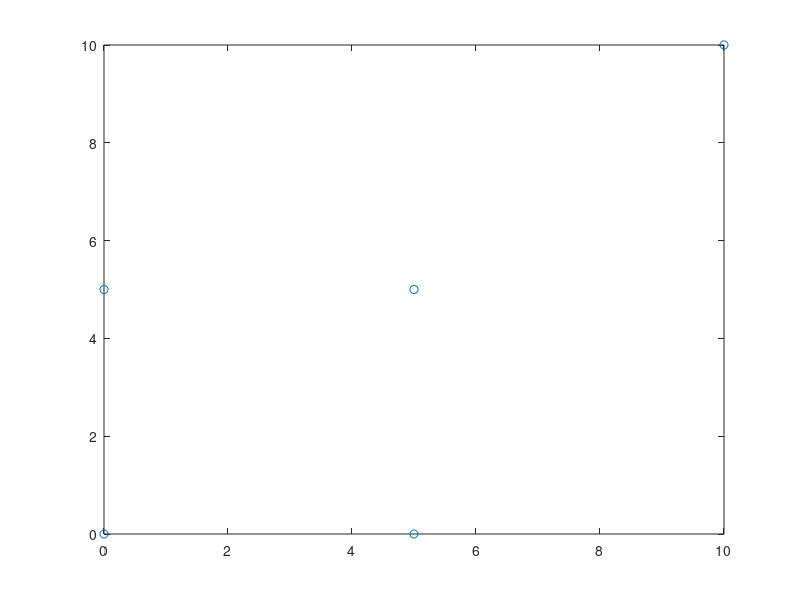

Write MATLAB code to recreate this figure. (Note: this script raises an error after producing the figure.)
% Parameters
clear 
close all
addpath(genpath(pwd))

n_objs = 5; % number of objects
source_loc = [-3;0]; % location of test source
source_loc = [2.5;2.5];
zk = 6;  % our k (wave number)
nu = 1/3; % Poisson ratio
cparams = [];
cparams.maxchunklen = 4 / zk; % max chunk size

s = 5; % spacing
box_size = s*ceil(sqrt(n_objs))-s;
[xs, ys] = meshgrid(0:s:box_size,0:s:box_size);
centers = [xs(:) ys(:)];
centers = centers + 0.*(rand(size(centers))-0.5);
temp = [centers, abs(centers(:,1) - centers(:,2))];
temp = sortrows(temp, 3);
centers = temp(1:n_objs,1:2);
plot(centers(:,1),centers(:,2),'o');

% Generating chnkr objects

npxy = 200;
pxyr = 2;
pxypts1 = pxyr*[cos(2*pi*(0:(npxy-1))/npxy);sin(2*pi*(0:(npxy-1))/npxy)];
pxypts2 = (1.2)*pxyr*[cos(2*pi*(0:(npxy-1))/npxy);sin(2*pi*(0:(npxy-1))/npxy)];
pxypts = [pxypts1,pxypts2];

coefs = [nu; 0];
opts = [];
opts.sing = 'log';
fkern =  @(s,t) chnk.flex2d.kern(zk, s, t, 'free plate first part', coefs);                          % build the desired kernel
fkern1 = @(s,t) chnk.flex2d.kern(zk, s, t, 'free plate hilbert subtract', coefs);                   % hilbert subtraction kernels in K11
fkern2 = @(s,t) chnk.flex2d.kern(zk, s, t, 'free plate coupled hilbert', coefs);                    % first part K21 coupled with hilbert transforms

hilbert = @(s,t) chnk.lap2d.kern(s, t, 'hilb');
double = @(s,t) chnk.lap2d.kern(s,t, 'd');

fkern3 = @(s,t) chnk.flex2d.kern(zk, s, t, 'free plate K21 first part', coefs);             % singularity subtration kernel in K21 (including swapping its Asmyptotics expansions)
fkern4 = @(s,t) chnk.flex2d.kern(zk, s, t, 'free plate K21 second part', coefs);            % kernels in K21 needs to multiply by curvature
fkern5 = @(s,t) chnk.flex2d.kern(zk, s, t, 'free plate K21 hilbert part', coefs);           % kernels in K21 coupled with hilbert transforms and needs to multiply by curvature
fkern6 = @(s,t) chnk.flex2d.kern(zk, s, t, 'free plate K22 second part', coefs);            % kernels in K22 needs to multiply by curvature
fkern1_trans = @(s,t) chnk.flex2d.kern(zk, s, t, 'free plate hilbert unsubtract', coefs);  % K11 without the hilbert subtraction
fkern3_trans = @(s,t) chnk.flex2d.kern(zk, s, t, 'free plate K21 first part unsubtract', coefs);             % singularity subtration kernel in K21 (including swapping its Asmyptotics expansions)

ikern1 = @(s,t) chnk.flex2d.kern(zk, s, t, 'free plate eval first', coefs);                              % build the kernel of evaluation
ikern2 = @(s,t) chnk.flex2d.kern(zk, s, t, 'free plate eval second');
ikern3 = @(s,t) chnk.flex2d.kern(zk, s, t, 'free plate eval first hilbert',coefs);

kerns = {};
kerns{1} = fkern;
kerns{2} = fkern1;
kerns{3} = fkern2;
kerns{4} = hilbert;
kerns{5} = double;
kerns{6} = fkern3;
kerns{7} = fkern4;
kerns{8} = fkern5;
kerns{9} = fkern6;
kerns{10}= fkern1_trans;
kerns{11}= fkern3_trans;

kerns{12}= ikern1;
kerns{13}= ikern2;
kerns{14}= ikern3;

tgen = tic;

sout = {};
%chnkrs = createArray(n_objs,1,'chunker');
chnkrs = {};
narm = datasample([3 4 5 6], n_objs, 'Weights',[0.3 0.25 0.25 0.25]);

figure(1)

for i = 1:n_objs
    %narm = round(rand(1)*4 - 0.5)+3; % between 3 and 6 and change amp 
    amp = 0.15 + 0.3*rand;

    if (i == 1) || (i == 12) || (i == 13) 
        rot = -pi/12;
        narm(i) = 3;
    else 
        rot = 2*pi*rand;
    end

    chnkr = chunkerfunc(@(t) starfish(t,narm(i),amp,[0,0],0, 1), cparams);
    chnkr = chnkr.move([0;0],centers(i,:)',rot,0.9);
    plot(chnkr,'k-','LineWidth',2); hold on;
    drawnow
    %chnkrs(i) = chnkr;
    sout{i} = skel_chnkr(chnkr,nu,zk,coefs,kerns,pxypts);
    chnkrs{i} = chnkr;
end

t2 = toc(tgen);
fprintf('%5.2f s : time for skeletonizing \n',t2)

iinds = zeros(n_objs,1);
ninds = zeros(n_objs,1);

icount = 1;
for ii=1:n_objs
    iinds(ii) = icount;
    ninds(ii) = 3*size(sout{ii}.sk_ou_r,2);
    icount = icount + ninds(ii);
end
ntot = icount - 1;

%%
%%%%%%%%%%%% generate the system matrix

tsyscrea = tic;

sys = eye(ntot,ntot);

for itar=1:n_objs

    tar = [];
    tar.r = sout{itar}.sk_in_r;
    tar.n = sout{itar}.sk_in_n;
    tar.d = sout{itar}.sk_in_d;
    tar.kappa = sout{itar}.kappa;

    indst = iinds(itar) + (1:ninds(itar)) - 1;

    for isrc = 1:n_objs
        
        if (isrc ~= itar)

        src = [];
        src.r = sout{isrc}.sk_ou_r;
        src.n = sout{isrc}.sk_ou_n;
        src.d = sout{isrc}.sk_ou_d;
        src.wts = sout{isrc}.sk_ou_w;

        indss = iinds(isrc) + (1:ninds(isrc)) - 1;

        tmat = get_trans_mat(src,tar,kerns);
        tmat = sout{itar}.scat_red*tmat;

        sys(indst,indss) = tmat;
        
        end

    end
end

t2 = toc(tsyscrea);

fprintf('%5.2f s : time for full matrix generation \n',t2)

%%
%%%%%%%%%%%%%%%%%%% solve

rhs = zeros(ntot,1);
theta = pi/4;
dir = [cos(theta);sin(theta)];
for ichk = 1:n_objs

    indst = iinds(ichk) + (1:ninds(ichk)) - 1;
    targs = [];
    targs.r = sout{ichk}.sk_in_r;
    targs.d = sout{ichk}.sk_in_d;
    targs.n = sout{ichk}.sk_in_n;
    targs.kappa = sout{ichk}.kappa;
    %[data] = flex_pt(zk,coefs,source_loc,targs);
    [data] = flex_wv(zk,coefs,dir,targs);
    tdens = sout{ichk}.scat_red*data;
    rhs(indst,1) = tdens;

end



%%%%%%%% now solve

tsolve = tic;
dens_red = sys\rhs;
t2 = toc(tsolve);
fprintf('%5.2f s : time for solve \n',t2)

%% post process


targ   = [];

xs = -s:s/80:box_size+s;                                    % generate some targets
ys = -s:s/80:box_size+s; 
[X,Y] = meshgrid(xs, ys);
sz = size(X);
targets = [X(:).'; Y(:).'];
[~,na] = size(targets);

in = 0;
for i = 1:n_objs
    in = in + chunkerinterior(chnkrs{i}, targets); 
end
out = ~in; 

targ.r = targets(:,find(out));

utot = 0;

for ichk = 1:n_objs

    indst = iinds(ichk) + (1:ninds(ichk)) - 1;
    tdens = dens_red(indst);

    v1 = tdens(1:3:end);
    v2 = tdens(2:3:end);
    v3 = tdens(3:3:end);

    ch1src = [];
    ch1src.r = sout{ichk}.sk_ou_r;
    ch1src.n = sout{ichk}.sk_ou_n;
    ch1src.d = sout{ichk}.sk_ou_d;
    ch1src.w = sout{ichk}.sk_ou_w;
    ik1b = ikern1(ch1src,targ)*(v1.*ch1src.w);
    ik2b = ikern2(ch1src,targ)*(v3.*ch1src.w);
    ik3b = ikern3(ch1src,targ)*(v2.*ch1src.w);

    utot = utot + ik1b+ik2b+ik3b;

end

[val, ~, ~, ~, ~] = chnk.flex2d.helmdiffgreen(zk, source_loc, targ.r);
[valK, ~, ~, ~, ~] = chnk.flex2d.helmdiffgreen(zk*(1i), source_loc, targ.r);

%%
%trueval = 1/(2*zk^2).*val - 1/(2*zk^2).*valK;
trueval = exp(1i*zk*(targ.r(1,:)*dir(1)+targ.r(2,:)*dir(2)));
utarg = zeros(na, 1);
utarg(out) = -utot+trueval.';
utarg(~out) = NaN;
utarg = reshape(utarg,sz);

%%

figure(2)
for ii=1:n_objs
   plot(chnkrs{ii},'k-','LineWidth',2); hold on;
   %scatter(sout{ii}.pxypts(1,:),sout{ii}.pxypts(2,:),1,'color','red')
end
hold on
xlim([-4, max(X(:))])
ylim([-4, max(Y(:))])
caxis([0,3])
hold on 
plot([40 40+11],[0 11])
colorbar

figure(3)
h = pcolor(X,Y,abs(utarg));
%h.FaceColor = 'interp';
set(h,'EdgeColor','None'); hold on;
axis off
xlim([-4, max(X(:))])
ylim([-4, max(Y(:))])
caxis([0,3])


rmpath(genpath(pwd))
